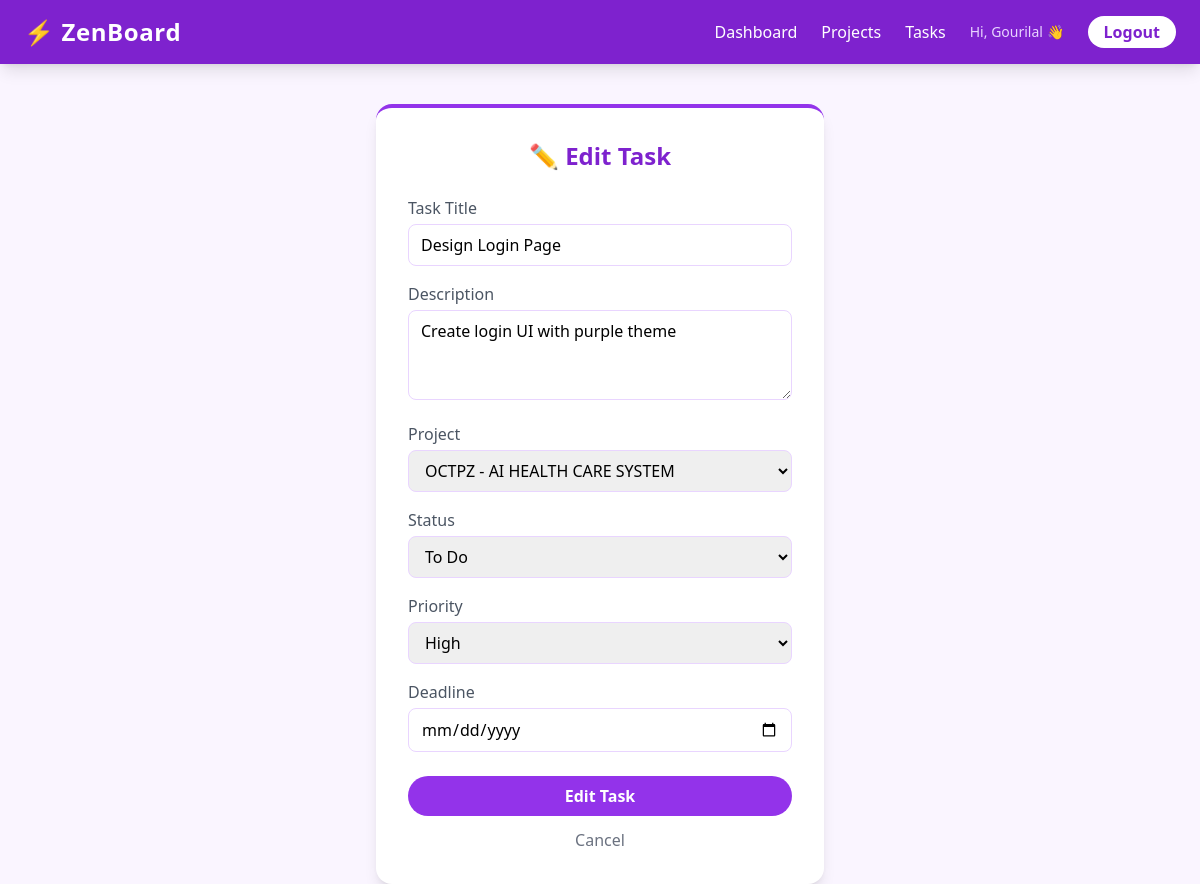
Screenshot of /tasks/edit/1/ (signed in) with the database file from the repository.
### tasks/models.py (models this page shows, shortened)
class Task(models.Model):
    STATUS_CHOICES = [
        ('todo', 'To Do'),
        ('inprogress', 'In Progress'),
        ('done', 'Done'),
    ]
    PRIORITY_CHOICES = [
        ('low', 'Low'),
        ('medium', 'Medium'),
        ('high', 'High'),
    ]
    title = models.CharField(max_length=200)
    description = models.TextField(blank=True)
    status = models.CharField(max_length=20, choices=STATUS_CHOICES, default='todo')
    priority = models.CharField(max_length=20, choices=PRIORITY_CHOICES, default='medium')
    project = models.ForeignKey(Project, on_delete=models.CASCADE)
    assigned_to = models.ForeignKey(User, on_delete=models.SET_NULL, null=True, blank=True)
    deadline = models.DateField(null=True, blank=True)
    created_at = models.DateTimeField(auto_now_add=True)

class Project(models.Model):
    name = models.CharField(max_length=200)
    description = models.TextField(blank=True)
    owner = models.ForeignKey(User, on_delete=models.CASCADE)
    created_at = models.DateTimeField(auto_now_add=True)

### tasks/views.py (the view, shortened to what this page needs)
# urls.py: path('tasks/edit/<int:pk>/', views.task_edit, name='task_edit'),
@login_required
def task_edit(request, pk):
    task = get_object_or_404(Task, id=pk, project__owner=request.user)
    projects = Project.objects.filter(owner=request.user)
    return render(request, 'tasks/task_form.html', {'action': 'Edit', 'task': task, 'projects': projects})

### templates/tasks/task_form.html (shortened to what this page needs)
{% extends 'tasks/base.html' %}
{% block content %}
<div class="flex justify-center items-center min-h-[80vh]">
    <div class="bg-white rounded-2xl shadow-lg p-8 w-full max-w-md border-t-4 border-purple-600">
        <h2 class="text-2xl font-bold text-purple-700 mb-6 text-center">
            {% if action == 'Edit' %}✏️ Edit Task{% else %}✅ New Task{% endif %}
        </h2>
        <form method="POST">
            <div class="mb-4">
                <label class="block text-gray-600 font-medium mb-1">Task Title</label>
                <input type="text" name="title" value="{{ task.title }}"
                    class="w-full border border-purple-200 rounded-lg px-3 py-2 focus:outline-none focus:border-purple-500"
                    required>
            </div>
            <div class="mb-4">
                <label class="block text-gray-600 font-medium mb-1">Description</label>
                <textarea name="description" rows="3"
                    class="w-full border border-purple-200 rounded-lg px-3 py-2 focus:outline-none focus:border-purple-500">{{ task.description }}</textarea>
            </div>
            <div class="mb-4">
                <label class="block text-gray-600 font-medium mb-1">Project</label>
                <select name="project" class="w-full border border-purple-200 rounded-lg px-3 py-2 focus:outline-none focus:border-purple-500">
                    {% for project in projects %}
                        <option value="{{ project.id }}" {% if task.project.id == project.id %}selected{% endif %}>
                            {{ project.name }}
                        </option>
                    {% endfor %}
                </select>
            </div>
            <div class="mb-4">
                <label class="block text-gray-600 font-medium mb-1">Status</label>
                <select name="status" class="w-full border border-purple-200 rounded-lg px-3 py-2 focus:outline-none focus:border-purple-500">
                    <option value="todo" {% if task.status == 'todo' %}selected{% endif %}>To Do</option>
                </select>
            </div>
            <div class="mb-4">
                <label class="block text-gray-600 font-medium mb-1">Priority</label>
                <select name="priority" class="w-full border border-purple-200 rounded-lg px-3 py-2 focus:outline-none focus:border-purple-500">
                    <option value="high" {% if task.priority == 'high' %}selected{% endif %}>High</option>
                </select>
            </div>
            <div class="mb-4">
                <label class="block text-gray-600 font-medium mb-1">Deadline</label>
                <input type="date" name="deadline" value="{{ task.deadline }}"
                    class="w-full border border-purple-200 rounded-lg px-3 py-2 focus:outline-none focus:border-purple-500">
            </div>
            <button type="submit" class="w-full bg-purple-600 text-white py-2 rounded-full font-semibold hover:bg-purple-700 transition mt-2">
                {{ action }} Task
            </button>
            <a href="{% url 'task_list' %}" class="block text-center text-gray-500 mt-3 hover:text-purple-600">Cancel</a>
        </form>
    </div>
</div>
{% endblock %}

### templates/tasks/base.html (shortened to what this page needs)
<!DOCTYPE html>
<html>
<head>
    <script src="https://cdn.tailwindcss.com"></script>
</head>
<body class="bg-purple-50 min-h-screen">
    <nav class="bg-purple-700 text-white px-6 py-4 flex items-center justify-between shadow-lg">
        <h1 class="text-2xl font-bold tracking-wide">⚡ ZenBoard</h1>
        <div class="flex items-center gap-6">
            <a href="{% url 'dashboard' %}" class="hover:text-purple-200 transition font-medium">Dashboard</a>
            <a href="{% url 'project_list' %}" class="hover:text-purple-200 transition font-medium">Projects</a>
            <a href="{% url 'task_list' %}" class="hover:text-purple-200 transition font-medium">Tasks</a>
            {% if user.is_authenticated %}
                <span class="text-purple-200 text-sm">Hi, {{ user.username }} 👋</span>
                <a href="{% url 'logout' %}" class="bg-white text-purple-700 px-4 py-1 rounded-full font-semibold hover:bg-purple-100 transition">Logout</a>
            {% else %}
                <a href="{% url 'login' %}" class="bg-white text-purple-700 px-4 py-1 rounded-full font-semibold hover:bg-purple-100 transition">Login</a>
            {% endif %}
        </div>
    </nav>
    <div class="max-w-5xl mx-auto mt-10 px-4">
        {% block content %}
        {% endblock %}
    </div>
</body>
</html>

### rows the page displays
Task: title "Design Login Page", description "Create login UI with purple theme", project "OCTPZ - AI HEALTH CARE SYSTEM", status "To Do", priority "High"

### other values shown
{{ user.username }} "Gourilal"
{{ action }} "Edit"
